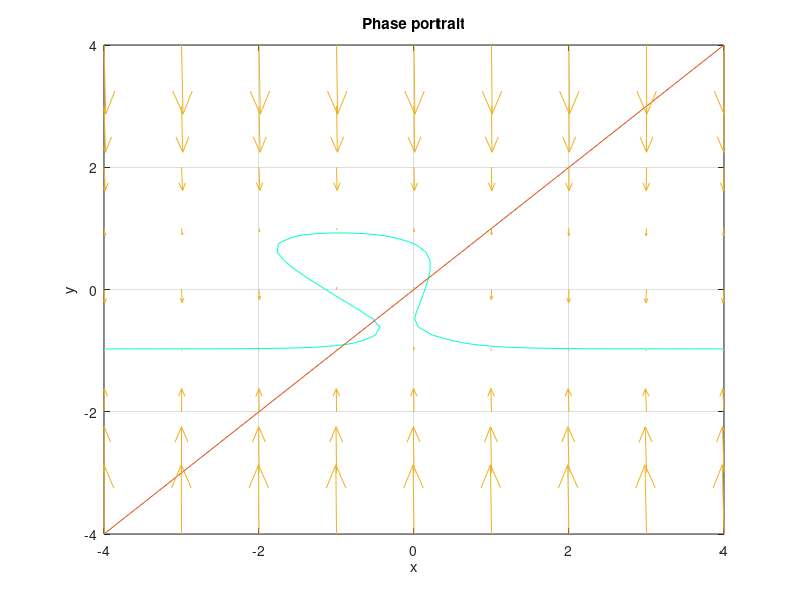

This chart was generated by the following MATLAB code:
clear


bump = @(x,delta) (tanh(x+delta) - tanh(x-delta) -2*tanh(delta));
fast_nullcline = @(xs,xf,u,gamma,beta,alpha,delta,ef)...
    ((-xf + tanh(xf+ bump(u + xs +0.5*gamma*xf,delta) + beta*xf+ alpha))/ef);
linear_plant = @(xs,xf,ts) (xf-ts*xs);
                    
% alpha = .2;
alpha = 0.25;
beta = 0.5;
gamma = 1;
delta = 0.5;
u = 0.5 ;
tf = 0.0075;
ts = 1;

% % alpha = 0.7;
% % beta = 0.5-1;
% % gamma = 0.3/2;
% % delta = 1;
% % u = 0.7;
% tau_f = 0.0075;
% tau_s = 1;
% xf_0 = -1;
% xs_0 = -1;

cc = hsv(15);

% for iteration = 1:5
%     alpha = iteration/5;
% 
%     h1 = ezplot(@(x,y)fast_nullcline(x,y,u,gamma,beta,alpha,delta,ef),[-4,4])
%     set(h1,'Color',cc(iteration+10,:));
%     hold on
%     
% end
% legend('\alpha = 0.2','\alpha = 0.4','\alpha = 0.6','\alpha = 0.8','\alpha = 1')

% for iteration = 1:5
%     beta = iteration/5;
% 
%     h1 = ezplot(@(x,y)fast_nullcline(x,y,u,gamma,beta,alpha,delta,ef),[-4,4])
%     set(h1,'Color',cc(iteration+5,:));
%     hold on
%     
% end
% legend('\beta = 0.2','\beta = 0.4','\beta = 0.6','\beta = 0.8','\beta = 1')

% for iteration = 1:5
%     gamma = (iteration-1)/5;
% 
%     h1 = ezplot(@(x,y)fast_nullcline(x,y,u,gamma,beta,alpha,delta,ef),[-4,4])
%     set(h1,'Color',cc(iteration+8,:));
%     hold on
%     
% end
% legend('\gamma = 0.','\gamma = 0.2','\gamma = 0.4','\gamma = 0.6','\gamma = 0.8')


% Plot winged cusp
h1 = ezplot(@(x,y)fast_nullcline(x,y,u,gamma,beta,alpha,delta,tf),[-4,4]);
set(h1,'Color',cc(floor(15*rand(1)),:));
hold on

% Plot linear plant
h2 = ezplot(@(x,y)linear_plant(x,y,ts),[-4,4]);

title('Phase portrait')
[x,y] = meshgrid(-4:1:4,-4:1:4);
grid on

% Plot trajectories
xf_dot = fast_nullcline(x,y,u,gamma,beta,alpha,delta,tf);
xs_dot = linear_plant(x,y,ts);
quiver(x,y,xs_dot,xf_dot)
